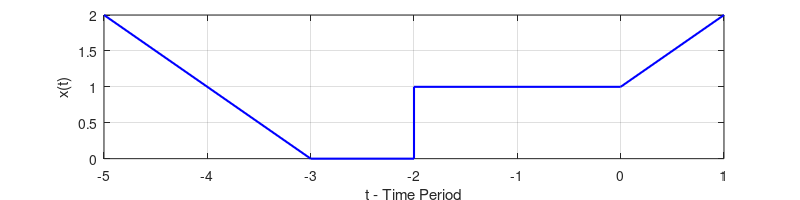

This figure's MATLAB source:
clc;
clear all;
t =[-5 -3 -2 -2 0 1];
x =[2 0 0 1 1 2];

plot(t, x, 'blue', 'LineWidth', 1.5);
grid on;
set(gcf, 'Units', 'Inches', 'Position', [2, 3, 8, 2], 'PaperUnits', 'Inches', 'PaperSize', [8, 2]);

xlabel('t - Time Period');
ylabel('x(t)');

set(gcf, 'PaperUnits', 'inches');
 x_width=8 ;y_width=2;
 set(gcf, 'PaperPosition', [0 0 x_width y_width]);
 saveas(gcf,'fig1Original.jpg');